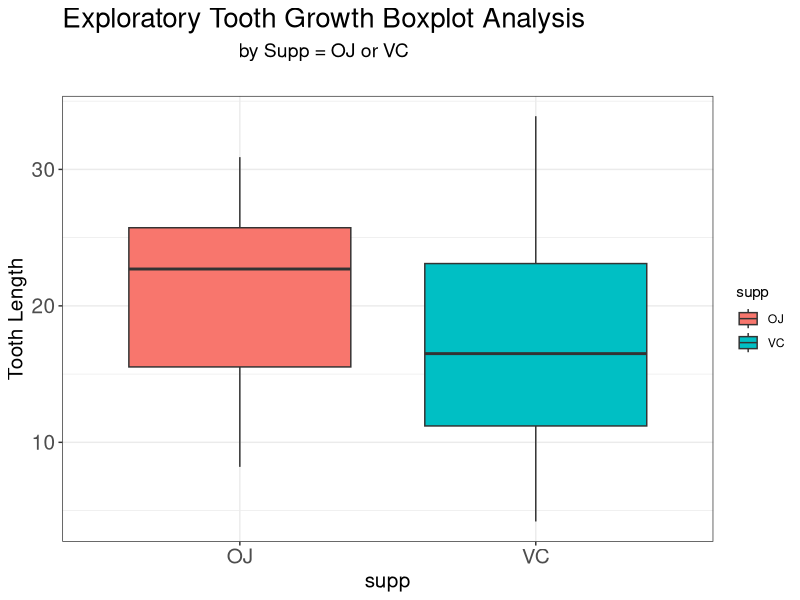
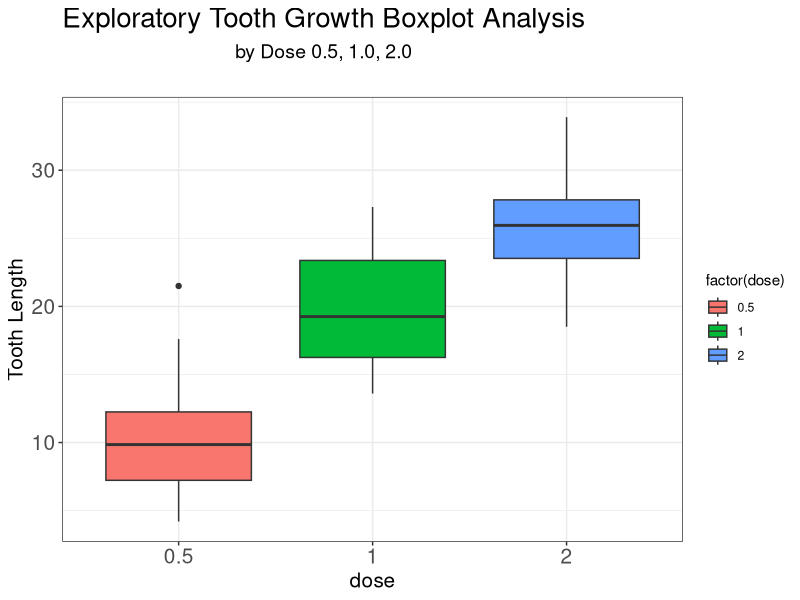
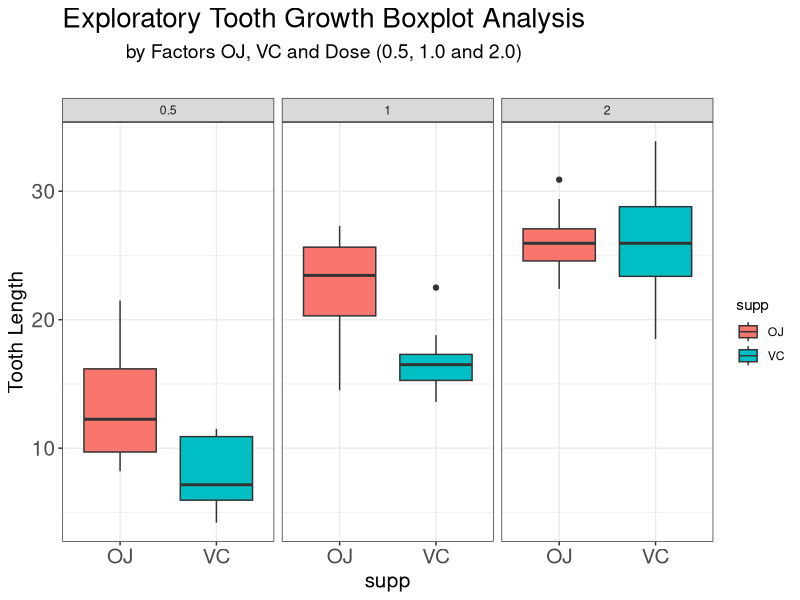

Generate these figures, in order, with R: (Note: this script raises an error after producing the figures.)
## ---- chunk 1
options(width=70)
## ---- chunk 2
data(ToothGrowth)
## ---- chunk 3
data.summary<-data.frame(aggregate(len~supp + dose, 
            data=ToothGrowth, FUN=function(x) c(Average=mean(x), Median=median(x), Sdev=sd(x),  
                                                Min=min(x), Max=max(x), N=length(x))))
data.summary
## ---- chunk 4
library(ggplot2)
ggplot(aes(x=supp, y=len), data=ToothGrowth)+
        geom_boxplot(aes(fill=supp))+
        theme_bw()+
        ggtitle(expression(atop("Exploratory Tooth Growth Boxplot Analysis",
                                atop("by Supp = OJ or VC"),"")))+
        theme(plot.title=element_text(size=20))+
        labs(x="supp", y="Tooth Length")+
        theme(axis.text.x=element_text(size=15))+
        theme(axis.text.y=element_text(size=15))+
        theme(axis.title.x=element_text(size=15))+
        theme(axis.title.y=element_text(size=15))
## ---- chunk 5
ggplot(aes(x=factor(dose), y=len), data=ToothGrowth)+
        geom_boxplot(aes(fill=factor(dose)))+
        theme_bw()+
        ggtitle(expression(atop("Exploratory Tooth Growth Boxplot Analysis",
                                atop("by Dose 0.5, 1.0, 2.0"),"")))+
        theme(plot.title=element_text(size=20))+
        labs(x="dose", y="Tooth Length")+
        theme(axis.text.x=element_text(size=15))+
        theme(axis.text.y=element_text(size=15))+
        theme(axis.title.x=element_text(size=15))+
        theme(axis.title.y=element_text(size=15))
## ---- chunk 6
ggplot(ToothGrowth, aes(y=len, x=supp))+
        geom_boxplot(aes(fill=supp)) +
        facet_wrap(~dose)+
        theme_bw()+
        ggtitle(expression(atop("Exploratory Tooth Growth Boxplot Analysis",
                                atop("by Factors OJ, VC and Dose (0.5, 1.0 and 2.0)"),"")))+
        theme(plot.title=element_text(size=20))+
        labs(x="supp", y="Tooth Length")+
        theme(axis.text.x=element_text(size=15))+
        theme(axis.text.y=element_text(size=15))+
        theme(axis.title.x=element_text(size=15))+
        theme(axis.title.y=element_text(size=15))
## ---- chunk 7
#3.0 Use confidence intervals and hypothesis tests to compare tooth growth by supp and dose
#3.1 Test by Supplement (supp: OJ vs VC)
supptt<-t.test(len~supp, paired=FALSE, var.equal=F, data=ToothGrowth)

#Test by Dose (dose 0.5 vs 1, dose 0.5 vs 2.0 and dose 1.0 vs 2.0)
#3.2 a) Test by Dose (dose 0.5 vs 1)
Dose_dot5_to_1<-subset(ToothGrowth, dose %in% c(0.5,1.0))
dosepart1     <-t.test(len~dose, paired=FALSE, var.equal=F, data=Dose_dot5_to_1)

#3.2 b) Test by Dose (dose 0.5 vs 2.0)
Dose_dot5_to_2<-subset(ToothGrowth, dose %in% c(0.5, 2.0))
dosepart2     <-t.test(len~dose, paired=FALSE, var.equal=F, data=Dose_dot5_to_2)

#3.2 c) Test by Dose (dose 1.0 vs 2.0)
Dose_1_to_2<-subset(ToothGrowth, dose %in% c(1.0, 2.0))
dosepart3  <-t.test(len~dose, paired=FALSE, var.equal=F, data=Dose_1_to_2)

#3.3 a) Test by Supp across Dose; Test OJ vs VS for Dose 0.5
Dose_dot5  <-subset(ToothGrowth, dose==0.5)
suppbydose5<-t.test(len~supp, paired=FALSE, var.equal=F, data=Dose_dot5)


#3.3 b) Test by Supp across Dose; Test OJ vs VS for Dose 0.5
Dose_1_0   <-subset(ToothGrowth, dose==1.0)
suppbydose1<-t.test(len~supp, paired=FALSE, var.equal=F, data=Dose_1_0 )


#3.3 a) Test by Supp across Dose; Test OJ vs VS for Dose 0.5
Dose_2_0   <-subset(ToothGrowth, dose==2.0)
suppbydose2<-t.test(len~supp, paired=FALSE, var.equal=F, data=Dose_2_0)
tests<-cbind(c('OJ vs VC', 
               'Dose 0.5 vs 1.0', 'Dose 0.5 vs 2.0', 'Dose 1.0 vs 2.0',
               'OJ vs VC @ Dose 0.5', 'OJ vs VC @ Dose 1.0', 'OJ vs VC @ Dose 2.0'))
tests_name<-"Test Name"
pvalue<-cbind(c(supptt[3],
                dosepart1[3], dosepart2[3], dosepart3[3],
                suppbydose5[3], suppbydose1[3], suppbydose2[3]))
pvalue<-as.data.frame(pvalue)
pvalue_name<-"P-Value"
conf.int.lo<-cbind(c(supptt$conf.int[1],
                  dosepart1$conf.int[1], dosepart2$conf.int[1], dosepart3$conf.int[1],
                  suppbydose5$conf.int[1], suppbydose1$conf.int[1], suppbydose2$conf.int[1]))
conf.int.lo_name<-"Lower CI"
conf.int.hi<-cbind(c(supptt$conf.int[2],
                     dosepart1$conf.int[2], dosepart2$conf.int[2], dosepart3$conf.int[2],
                     suppbydose5$conf.int[2], suppbydose1$conf.int[2], suppbydose2$conf.int[2]))
conf.int.hi_name<-"Upper CI"
df<-data.frame(tests, pvalue, conf.int.lo, conf.int.hi)
colnames(df)<-c(tests_name, pvalue_name,conf.int.lo_name, conf.int.hi_name)
df$rejectHo<-c("No", "Yes", "Yes", "Yes", "Yes", "Yes", "No")

#4.0 State your conclusions and the assumptions needed for your conclusions.
accept<-"There is no significant difference between "
reject<-"There is a significant difference between "
df.result<-data.frame(tests)
df.result$Conclusion<-ifelse(df$rejectHo=="No", paste(accept, df$'Test Name'), paste(reject, df$'Test Name'))
## ---- chunk 8
df
df.result
## ---- chunk 9
#3.0 Use confidence intervals and hypothesis tests to compare tooth growth by supp and dose
#3.1 Test by Supplement (supp: OJ vs VC)
supptt<-t.test(len~supp, paired=FALSE, var.equal=F, data=ToothGrowth)

#Test by Dose (dose 0.5 vs 1, dose 0.5 vs 2.0 and dose 1.0 vs 2.0)
#3.2 a) Test by Dose (dose 0.5 vs 1)
Dose_dot5_to_1<-subset(ToothGrowth, dose %in% c(0.5,1.0))
dosepart1     <-t.test(len~dose, paired=FALSE, var.equal=F, data=Dose_dot5_to_1)

#3.2 b) Test by Dose (dose 0.5 vs 2.0)
Dose_dot5_to_2<-subset(ToothGrowth, dose %in% c(0.5, 2.0))
dosepart2     <-t.test(len~dose, paired=FALSE, var.equal=F, data=Dose_dot5_to_2)

#3.2 c) Test by Dose (dose 1.0 vs 2.0)
Dose_1_to_2<-subset(ToothGrowth, dose %in% c(1.0, 2.0))
dosepart3  <-t.test(len~dose, paired=FALSE, var.equal=F, data=Dose_1_to_2)

#3.3 a) Test by Supp across Dose; Test OJ vs VS for Dose 0.5
Dose_dot5  <-subset(ToothGrowth, dose==0.5)
suppbydose5<-t.test(len~supp, paired=FALSE, var.equal=F, data=Dose_dot5)


#3.3 b) Test by Supp across Dose; Test OJ vs VS for Dose 0.5
Dose_1_0   <-subset(ToothGrowth, dose==1.0)
suppbydose1<-t.test(len~supp, paired=FALSE, var.equal=F, data=Dose_1_0 )


#3.3 a) Test by Supp across Dose; Test OJ vs VS for Dose 0.5
Dose_2_0   <-subset(ToothGrowth, dose==2.0)
suppbydose2<-t.test(len~supp, paired=FALSE, var.equal=F, data=Dose_2_0)
tests<-cbind(c('OJ vs VC', 
               'Dose 0.5 vs 1.0', 'Dose 0.5 vs 2.0', 'Dose 1.0 vs 2.0',
               'OJ vs VC @ Dose 0.5', 'OJ vs VC @ Dose 1.0', 'OJ vs VC @ Dose 2.0'))
tests_name<-"Test Name"
pvalue<-cbind(c(supptt[3],
                dosepart1[3], dosepart2[3], dosepart3[3],
                suppbydose5[3], suppbydose1[3], suppbydose2[3]))
pvalue<-as.data.frame(pvalue)
pvalue_name<-"P-Value"
conf.int.lo<-cbind(c(supptt$conf.int[1],
                  dosepart1$conf.int[1], dosepart2$conf.int[1], dosepart3$conf.int[1],
                  suppbydose5$conf.int[1], suppbydose1$conf.int[1], suppbydose2$conf.int[1]))
conf.int.lo_name<-"Lower CI"
conf.int.hi<-cbind(c(supptt$conf.int[2],
                     dosepart1$conf.int[2], dosepart2$conf.int[2], dosepart3$conf.int[2],
                     suppbydose5$conf.int[2], suppbydose1$conf.int[2], suppbydose2$conf.int[2]))
conf.int.hi_name<-"Upper CI"
df<-data.frame(tests, pvalue, conf.int.lo, conf.int.hi)
colnames(df)<-c(tests_name, pvalue_name,conf.int.lo_name, conf.int.hi_name)
df$rejectHo<-c("No", "Yes", "Yes", "Yes", "Yes", "Yes", "No")

#4.0 State your conclusions and the assumptions needed for your conclusions.
accept<-"There is no significant difference between "
reject<-"There is a significant difference between "
df.result<-data.frame(tests)
df.result$Conclusion<-ifelse(df$rejectHo=="No", paste(accept, df$'Test Name'), paste(reject, df$'Test Name'))
## ---- chunk 10
df
df.result
